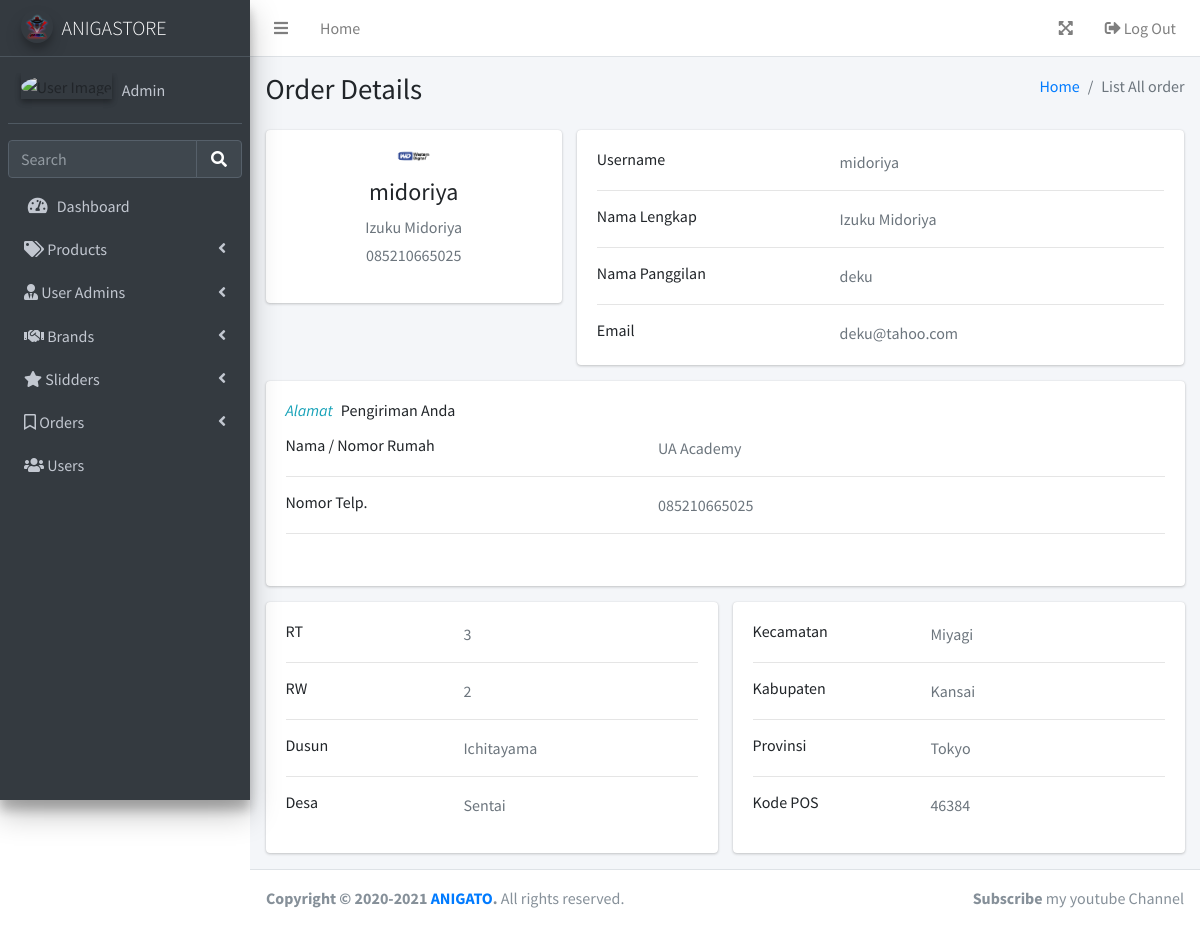
Page /layouts/backend/users/details.php?id=35 (signed in) on the committed database.
### tables this page shows
CREATE TABLE `users` (
  `id` int(11) NOT NULL,
  `username` varchar(50) NOT NULL,
  `email` varchar(50) DEFAULT NULL,
  `password` varchar(255) NOT NULL,
  `full_name` varchar(100) DEFAULT NULL,
  `nick_name` varchar(50) DEFAULT NULL,
  `phone` varchar(20) DEFAULT NULL,
  `img` varchar(100) DEFAULT NULL
);

CREATE TABLE `address` (
  `id` int(11) NOT NULL,
  `id_user` int(11) NOT NULL,
  `additional` text NOT NULL,
  `rt` int(11) NOT NULL,
  `rw` int(11) NOT NULL,
  `dusun` varchar(50) NOT NULL,
  `desa` varchar(50) NOT NULL,
  `kecamatan` varchar(50) NOT NULL,
  `kabupaten` varchar(50) NOT NULL,
  `provinsi` varchar(50) NOT NULL,
  `kode_pos` int(11) NOT NULL
);

### php/function.php (called while the page is built, shortened)
<?php
function koneksi()
{
    $conn = mysqli_connect("localhost", "root", "");
    mysqli_select_db($conn, "pw_tubes_203040096");
    return $conn;
}
function query($sql)
{
    $conn = koneksi();
    $res = mysqli_query($conn, "$sql");
    $rows = [];
    while ($row = mysqli_fetch_assoc($res)) {
        $rows[] = $row;
    }
    return $rows;
}

### layouts/backend/users/details.php (the view, shortened to what this page needs)
<?php
require '../function.php';
$id = $_GET['id'];
$user = query("SELECT * FROM users WHERE id = '$id'")[0];
$alamat = query("SELECT*FROM address WHERE id_user = $id")[0];
?>
<!DOCTYPE html>
<html lang="en">
<head>
    <?php require_once '../../../themes/backend/parts/link-header.php' ?>
</head>
<body class="hold-transition sidebar-mini layout-fixed layout-navbar-fixed">
    <div class="wrapper">
        <?php require_once '../../../themes/backend/parts/navbar.php'; ?>
        <?php require_once '../../../themes/backend/parts/sidebar.php'; ?>
        <div class="content-wrapper">
            <section class="content-header">
                <div class="container-fluid">
                    <div class="row mb-2">
                        <div class="col-sm-6">
                            <h1>Order Details</h1>
                        </div>
                        <div class="col-sm-6">
                            <ol class="breadcrumb float-sm-right">
                                <li class="breadcrumb-item"><a href="#">Home</a></li>
                                <li class="breadcrumb-item active">List All order</li>
                            </ol>
                        </div>
                    </div>
                </div>
            </section>
            <section class="content">
                <div class="container-fluid">
                    <div class="row gutters-sm">
                        <div class="col-lg-4 mb-3">
                            <div class="card">
                                <div class="card-body">
                                    <div class="d-flex flex-column align-items-center text-center">
                                        <?php if (empty($user["img"])) : ?>
                                            <div class="mx-auto">
                                                <?= getProfilePicture($user["username"]) ?>
                                            </div>
                                        <?php else : ?>
                                            <img src="../../../assets/img/users/<?= $user["img"]; ?>" alt="" class="img-tumbnail img-circle" width="35rem">
                                        <?php endif ?>
                                        <div class="mt-3">
                                            <h4><?= $user['username'] ?></h4>
                                            <p class="text-secondary mb-1"><?= $user['full_name'] ?></p>
                                            <p class="text-muted font-size-sm"><?= $user['phone'] ?></p>
                                        </div>
                                    </div>
                                </div>
                            </div>
                        </div>
                        <div class="col-lg-8">
                            <div class="card mb-3">
                                <div class="card-body">
                                    <div class="row">
                                        <div class="col-md-5">
                                            <h6 class="mb-0">Username</h6>
                                        </div>
                                        <div class="col-md-7 text-secondary"><?= $user['username'] ?></div>
                                    </div>
                                    <hr>
                                    <div class="row">
                                        <div class="col-md-5">
                                            <h6 class="mb-0">Nama Lengkap</h6>
                                        </div>
                                        <div class="col-md-7 text-secondary"><?= (empty($user['full_name'])) ? "Belum Diatur" : $user['full_name']; ?></div>
                                    </div>
                                    <hr>
                                    <div class="row">
                                        <div class="col-md-5">
                                            <h6 class="mb-0">Nama Panggilan</h6>
                                        </div>
                                        <div class="col-md-7 text-secondary"><?= (empty($user['nick_name'])) ? "Belum Diatur" : $user['nick_name']; ?></div>
                                    </div>
                                    <hr>
                                    <div class="row">
                                        <div class="col-md-5">
                                            <h6 class="mb-0">Email</h6>
                                        </div>
                                        <div class="col-md-7 text-secondary"><?= (empty($user['email'])) ? "Belum Diatur" : $user['email']; ?></div>
                                    </div>
                                </div>
                            </div>
                        </div>
                        <div class="col-md-12">
                            <div class="row gutters-sm">
                                <div class="col-md-12 mb-3">
                                    <div class="card h-100">
                                        <div class="card-body">
                                            <h6 class="d-flex align-items-center mb-3"><i class="material-icons text-info mr-2">Alamat</i>Pengiriman Anda</h6>
                                            <div class="row">
                                                <div class="col-md-5">
                                                    <h6 class="mb-0">Nama / Nomor Rumah</h6>
                                                </div>
                                                <div class="col-md-7 text-secondary"><?= (empty($alamat['additional'])) ? "Belum Diatur" : $alamat['additional']; ?></div>
                                            </div>
                                            <hr>
                                            <div class="row">
                                                <div class="col-md-5">
                                                    <h6 class="mb-0">Nomor Telp.</h6>
                                                </div>
                                                <div class="col-md-7 text-secondary"><?= (empty($user['phone'])) ? "Belum Diatur" : $user['phone']; ?></div>
                                            </div>
                                            <hr>
                                        </div>
                                    </div>
                                </div>
                                <div class="col-lg-6 mb-3">
                                    <div class="card h-100">
                                        <div class="card-body">
                                            <div class="row">
                                                <div class="col-md-5">
                                                    <h6 class="mb-0">RT</h6>
                                                </div>
                                                <div class="col-md-7 text-secondary"><?= (empty($alamat['rt'])) ? "Belum Diatur" : $alamat['rt']; ?></div>
                                            </div>
                                            <hr>
                                            <div class="row">
                                                <div class="col-md-5">
                                                    <h6 class="mb-0">RW</h6>
                                                </div>
                                                <div class="col-md-7 text-secondary"><?= (empty($alamat['rw'])) ? "Belum Diatur" : $alamat['rw']; ?></div>
                                            </div>
                                            <hr>
                                            <div class="row">
                                                <div class="col-md-5">
                                                    <h6 class="mb-0">Dusun</h6>
                                                </div>
                                                <div class="col-md-7 text-secondary"><?= (empty($alamat['dusun'])) ? "Belum Diatur" : $alamat['dusun']; ?></div>
                                            </div>
                                            <hr>
                                            <div class="row">
                                                <div class="col-md-5">
                                                    <h6 class="mb-0">Desa</h6>
                                                </div>
                                                <div class="col-md-7 text-secondary"><?= (empty($alamat['desa'])) ? "Belum Diatur" : $alamat['desa']; ?></div>
                                            </div>
                                        </div>
                                    </div>
                                </div>
                                <div class="col-lg-6 mb-3">
                                    <div class="card h-100">
                                        <div class="card-body">
                                            <div class="row">
                                                <div class="col-md-5">
                                                    <h6 class="mb-0">Kecamatan</h6>
                                                </div>
                                                <div class="col-md-7 text-secondary"><?= (empty($alamat['kecamatan'])) ? "Belum Diatur" : $alamat['kecamatan']; ?></div>
                                            </div>
                                            <hr>
                                            <div class="row">
                                                <div class="col-md-5">
                                                    <h6 class="mb-0">Kabupaten</h6>
                                                </div>
                                                <div class="col-md-7 text-secondary"><?= (empty($alamat['kabupaten'])) ? "Belum Diatur" : $alamat['kabupaten']; ?></div>
                                            </div>
                                            <hr>
                                            <div class="row">
                                                <div class="col-md-5">
                                                    <h6 class="mb-0">Provinsi</h6>
                                                </div>
                                                <div class="col-md-7 text-secondary"><?= (empty($alamat['provinsi'])) ? "Belum Diatur" : $alamat['provinsi']; ?></div>
                                            </div>
                                            <hr>
                                            <div class="row">
                                                <div class="col-md-5">
                                                    <h6 class="mb-0">Kode POS</h6>
                                                </div>
                                                <div class="col-md-7 text-secondary"><?= (empty($alamat['kode_pos'])) ? "Belum Diatur" : $alamat['kode_pos']; ?></div>
                                            </div>
                                        </div>
                                    </div>
                                </div>
                            </div>
                        </div>
                    </div>
            </section>
        </div>
        <?php require_once '../../../themes/backend/parts/footer.php'; ?>
    </div>
</body>
</html>

### rows in the picture
users: img (picture), username "midoriya", full_name "Izuku Midoriya", phone "085210665025", nick_name "deku", email "deku@tahoo.com"
address: additional "UA Academy", rt "3", rw "2", dusun "Ichitayama", desa "Sentai", kecamatan "Miyagi", kabupaten "Kansai", provinsi "Tokyo", kode_pos "46384"

### other values in the picture
$_SESSION['username'] "Admin"
